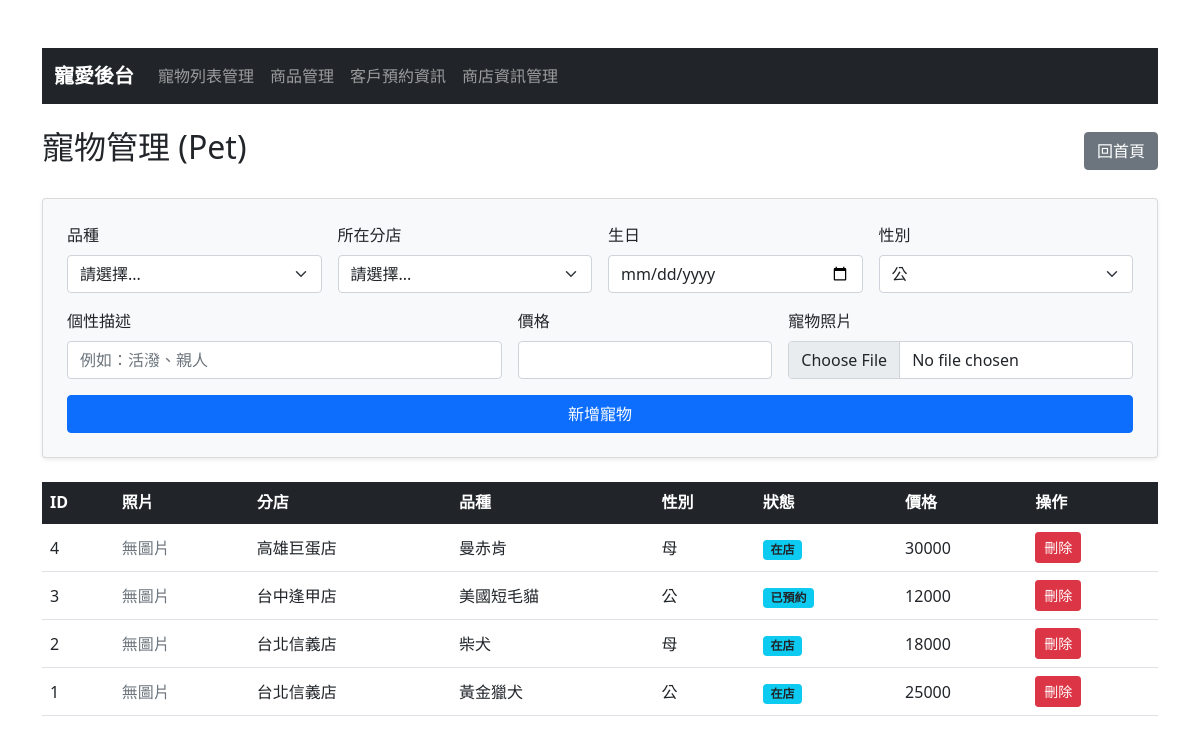
Screenshot of /pet_mngt.php with the database file from the repository.
### tables this page shows
CREATE TABLE PET (
  petID int(11) NOT NULL AUTO_INCREMENT,
  bID int(11) NOT NULL,
  storeID int(11) NOT NULL,
  birth date DEFAULT NULL,
  sex enum('公','母') DEFAULT '公',
  personality varchar(255) DEFAULT NULL,
  status varchar(20) DEFAULT '在店',
  petprice int(11) DEFAULT 0,
  PRIMARY KEY (`petID`),
  KEY bID (`bID`),
  KEY storeID (`storeID`),
  CONSTRAINT pet_ibfk_1 FOREIGN KEY (`bID`) REFERENCES BREED (`bID`),
  CONSTRAINT pet_ibfk_2 FOREIGN KEY (`storeID`) REFERENCES STORE (`storeID`)
);

CREATE TABLE STORE (
  storeID int(11) NOT NULL AUTO_INCREMENT,
  storeName varchar(50) NOT NULL,
  address varchar(100) DEFAULT NULL,
  Phone varchar(20) DEFAULT NULL,
  worktime varchar(50) DEFAULT NULL,
  PRIMARY KEY (`storeID`)
);

CREATE TABLE BREED (
  bID int(11) NOT NULL AUTO_INCREMENT,
  sID int(11) NOT NULL,
  bName varchar(50) NOT NULL,
  PRIMARY KEY (`bID`),
  KEY sID (`sID`),
  CONSTRAINT breed_ibfk_1 FOREIGN KEY (`sID`) REFERENCES SPECIE (`sID`)
);

### pet_mngt.php (the view, shortened to what this page needs)
<?php
include 'db_connect.php';
?>
<!DOCTYPE html>
<html lang="zh-TW">
<head>
    <link href="https://cdn.jsdelivr.net/npm/bootstrap@5.1.3/dist/css/bootstrap.min.css" rel="stylesheet">
</head>
<body class="container mt-5">
    <?php include 'navbar.php';  ?>
    <div class="d-flex justify-content-between align-items-center mb-4">
        <h2>   寵物管理 (Pet)</h2>
        <a href="index.php" class="btn btn-secondary">回首頁</a>
    </div>
    <form method="post" enctype="multipart/form-data" class="card p-4 mb-4 bg-light shadow-sm">
        <div class="row g-3">
            <div class="col-md-3">
                <label class="form-label">品種</label>
                <select name="bID" class="form-select" required>
                    <option value="">請選擇...</option>
                </select>
            </div>
            <div class="col-md-3">
                <label class="form-label">所在分店</label>
                <select name="storeID" class="form-select" required>
                    <option value="">請選擇...</option>
                </select>
            </div>
            <div class="col-md-3">
                <label class="form-label">生日</label>
                <input type="date" name="birth" class="form-control" required>
            </div>
            <div class="col-md-3">
                <label class="form-label">性別</label>
                <select name="sex" class="form-select">
                    <option value="公">公</option>
                </select>
            </div>
            <div class="col-md-5">
                <label class="form-label">個性描述</label>
                <input type="text" name="personality" class="form-control" placeholder="例如：活潑、親人">
            </div>
            <div class="col-md-3">
                <label class="form-label">價格</label>
                <input type="number" name="petprice" class="form-control" required>
            </div>
            <div class="col-md-4">
                <label class="form-label">寵物照片</label>
                <input type="file" name="petImage" class="form-control" accept="image/*">
            </div>
            <div class="col-12">
                <button type="submit" name="add" class="btn btn-primary w-100">新增寵物</button>
            </div>
        </div>
    </form>
    <table class="table table-hover align-middle">
        <thead class="table-dark">
            <tr>
                <th>ID</th>
                <th>照片</th> <th>分店</th>
                <th>品種</th>
                <th>性別</th>
                <th>狀態</th>
                <th>價格</th>
                <th>操作</th>
            </tr>
        </thead>
        <tbody>
            <?php
            $sql = "SELECT PET.*, BREED.bName, STORE.storeName
                    FROM PET
                    LEFT JOIN BREED ON PET.bID = BREED.bID
                    LEFT JOIN STORE ON PET.storeID = STORE.storeID
                    ORDER BY petID DESC";
            $result = $conn->query($sql);
            while ($row = $result->fetch_assoc()) {
                $imgHtml = "<span class='text-muted'>無圖片</span>";
                echo "<tr>
                        <td>{$row['petID']}</td>
                        <td>{$imgHtml}</td>
                        <td>{$row['storeName']}</td>
                        <td>{$row['bName']}</td>
                        <td>{$row['sex']}</td>
                        <td><span class='badge bg-info text-dark'>{$row['status']}</span></td>
                        <td>{$row['petprice']}</td>
                        <td><a href='?del={$row['petID']}' class='btn btn-danger btn-sm' onclick='return confirm(\"確認刪除？\")'>刪除</a></td>
                      </tr>";
            }
            ?>
        </tbody>
    </table>
</body>
</html>

### navbar.php
<nav class="navbar navbar-expand-lg navbar-dark bg-dark mb-4">
    <div class="container">
        <a class="navbar-brand fw-bold" href="index.php">寵愛後台</a>
        <div class="collapse navbar-collapse">
            <ul class="navbar-nav me-auto mb-2 mb-lg-0">
                <li class="nav-item"><a class="nav-link" href="pet_mngt.php">寵物列表管理</a></li>
                <li class="nav-item"><a class="nav-link" href="product_mngt.php">商品管理</a></li>
                <li class="nav-item"><a class="nav-link" href="reserve_mngt.php">客戶預約資訊</a></li>
                <li class="nav-item"><a class="nav-link" href="store_mngt.php">商店資訊管理</a></li>
            </ul>
        </div>
    </div>
</nav>

### rows the page displays
pet: petID "4", storeID.storeName "高雄巨蛋店", bID.bName "曼赤肯", sex "母", status "在店", petprice "30000"
pet: petID "3", storeID.storeName "台中逢甲店", bID.bName "美國短毛貓", sex "公", status "已預約", petprice "12000"
pet: petID "2", storeID.storeName "台北信義店", bID.bName "柴犬", sex "母", status "在店", petprice "18000"
pet: petID "1", storeID.storeName "台北信義店", bID.bName "黃金獵犬", sex "公", status "在店", petprice "25000"
